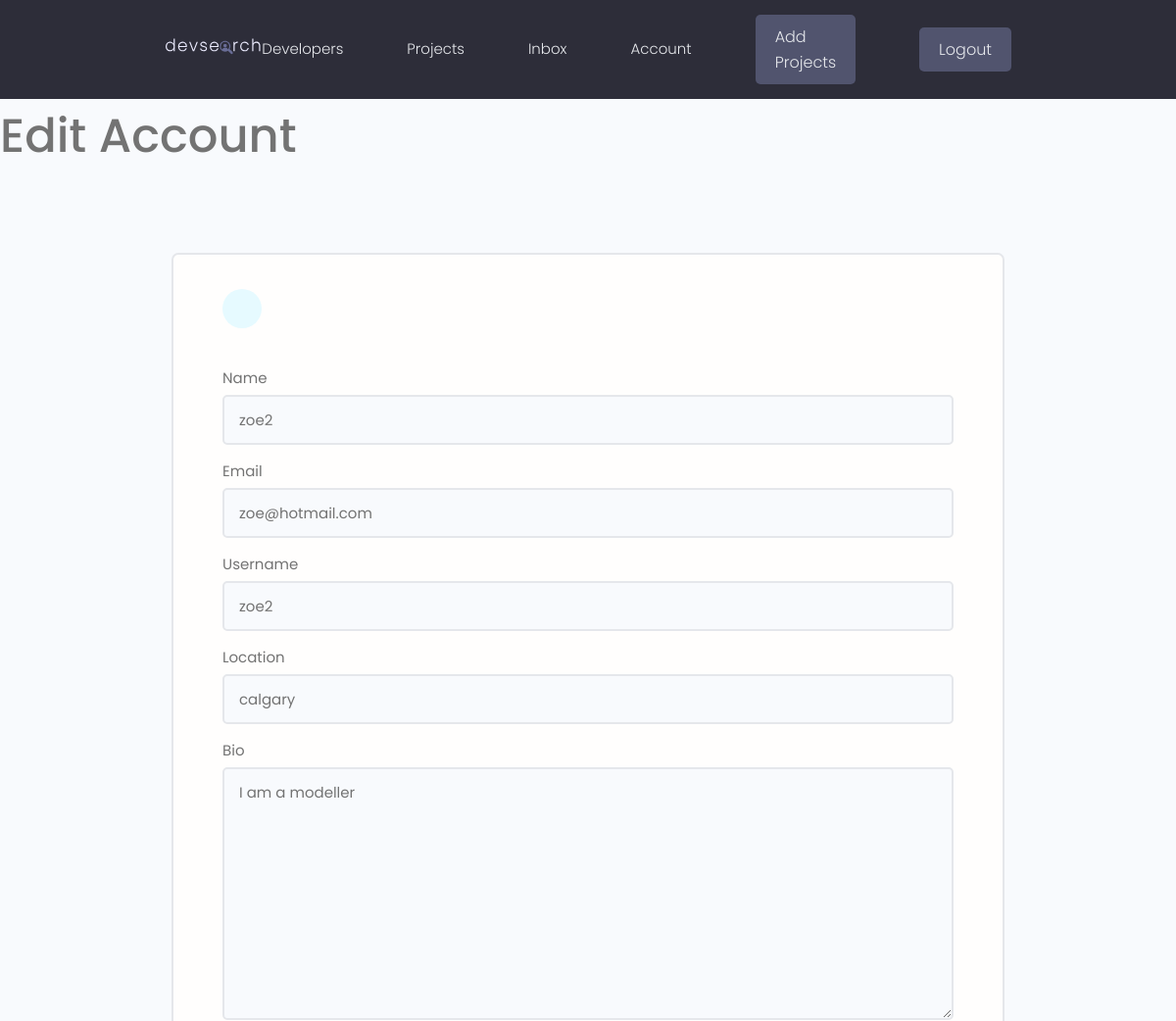
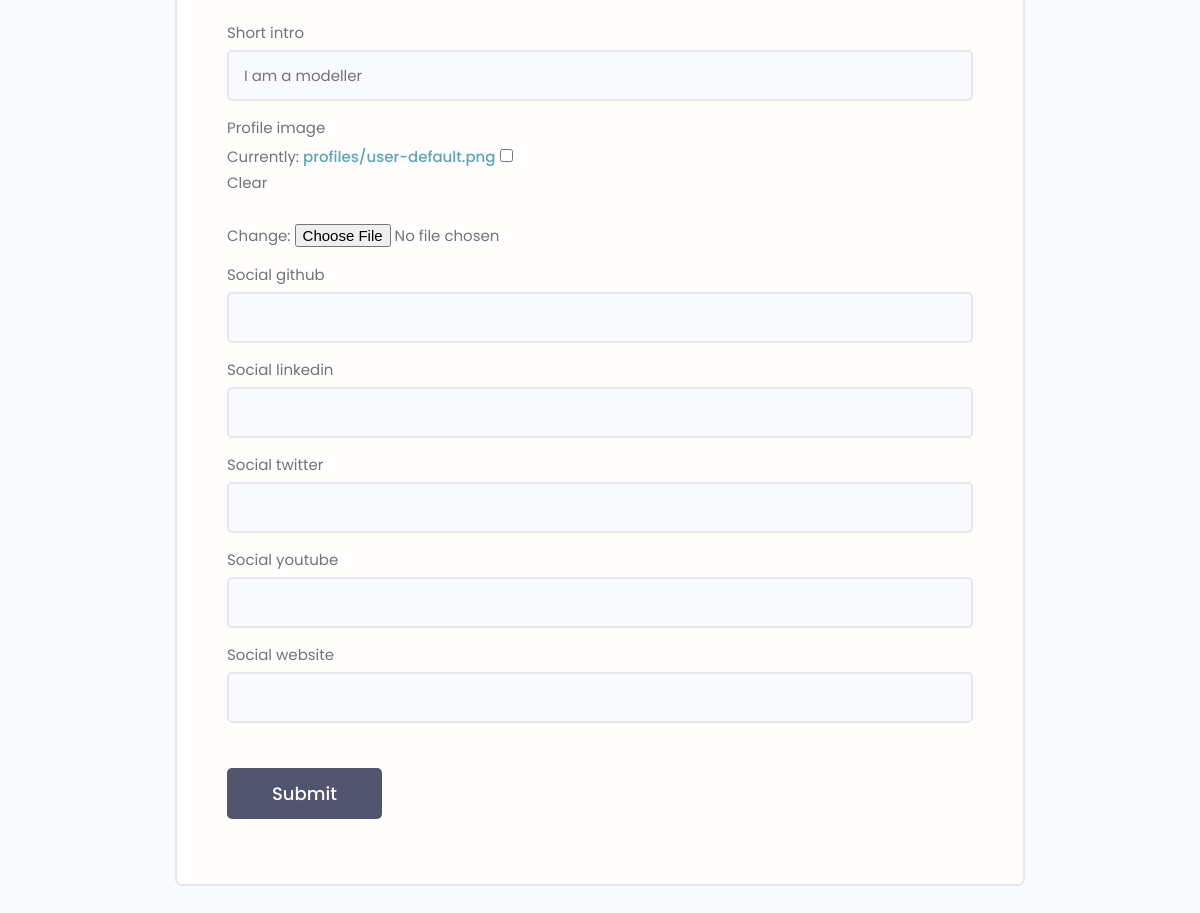
The app's page /edit-account (signed in) with its own data (2 pictures, top to bottom).
### users/models.py (models this page shows, shortened)
class Profile(models.Model):
    user = models.OneToOneField(
        User, on_delete=models.CASCADE, null=True, blank=True)
    name = models.CharField(max_length=200, blank=True, null=True)
    email = models.EmailField(max_length=500, blank=True, null=True)
    username = models.CharField(max_length=200, blank=True, null=True)
    location = models.CharField(max_length=200, blank=True, null=True)
    short_intro = models.CharField(max_length=200, blank=True, null=True)
    bio = models.TextField(blank=True, null=True)
    profile_image = models.ImageField(
        null=True, blank=True, upload_to='profiles/', default="profiles/user-default.png")
    social_github = models.CharField(max_length=200, blank=True, null=True)
    social_twitter = models.CharField(max_length=200, blank=True, null=True)
    social_linkedin = models.CharField(max_length=200, blank=True, null=True)
    social_youtube = models.CharField(max_length=200, blank=True, null=True)
    social_website = models.CharField(max_length=200, blank=True, null=True)
    created = models.DateTimeField(auto_now_add=True)
    id = models.UUIDField(default=uuid.uuid4, unique=True,
                          primary_key=True, editable=False)

### users/views.py (the view)
# urls.py: path('edit-account', views.editAccount, name="edit-account"),
@login_required(login_url='login')
def editAccount(request):
    profile = request.user.profile
    form = ProfileForm(instance=profile)
    if request.method == 'POST':
        form = ProfileForm(request.POST, request.FILES, instance=profile)
        if form.is_valid():
            form.save()
            return redirect('account')
    context = {'form': form}
    return render(request, 'users/profile_form.html', context)

### users/form.py
class ProfileForm(ModelForm):
    class Meta:
        model = Profile
        fields = ['name', 'email', 'username', 'location',
                  'bio', 'short_intro', 'profile_image',
                  'social_github', 'social_linkedin', 'social_twitter',
                  'social_youtube', 'social_website', ]
    def __init__(self, *args, **kwargs):
        super(ProfileForm, self).__init__(*args, **kwargs)
        for name, field in self.fields.items():
            field.widget.attrs.update(
                {'class': 'input'},
            )

### users/templates/users/profile_form.html (shortened to what this page needs)
{% extends 'main.html' %}
{% block content %}
<h1>Edit Account</h1>
<main class="formPage my-xl">
    <div class="content-box">
        <div class="formWrapper">
            <a class="backButton" href="{% url 'account' %}"></a>
            <br>
            <form class="form" method="POST" action="{% url 'edit-account' %}", enctype="multipart/form-data">
                {%for field in form %}
                <div class="form__field">
                    <label for="formInput#text">{{field.label}} </label>
                    {{field}}
                </div>
                {% endfor %}
                <input class="btn btn--sub btn--lg  my-md" type="submit" value="Submit" />
            </form>
        </div>
    </div>
</main>
{% endblock content %}

### static/styles/app.css (style rules this page uses)
:root { --color-sub: #2d2d39; }
.btn--sub { background-color: var(--color-sub-light); }
.content-box { width: 95%; max-width: 85rem; margin: 0 auto; }
.backButton { background: var(--color-main-light); color: var(--color-main); width: 4rem; height: 4rem; display: flex; align-items: center; justify-content: center; border-radius: 50%; }
.formPage .formWrapper { list-style: none; background: var(--color-white); padding: 3.5rem 5rem; border: 2px solid var(--color-light); border-radius: 0.7rem; }

### static/uikit/styles/modules/_variables.css (style rules this page uses)
:root { --color-main: #5aa5b9; --color-main-light: #e6faff; --color-sub: #3f4156; --color-sub-light: #51546e; --color-sub-lighter: #ededfd; --color-text: #737373; --color-gray: #8b8b8b; --color-light: #e5e7eb; --color-light-gray: #767676; --color-bg: #f8fafd; --color-white: #fffefd; --color-white-light: #f3f3f3; --color-success: #359e64; --color-success-bg: #def8e8; --color-error: #fc4b0b; --color-error-bg: #fff2ee; --font-base: 'Poppins', arial, helvetica, 'Segoe UI', roboto, ubuntu, sans-serif; --font-monospace: 'Fira Code', 'Courier New', courier, monospace; --font-regular: 300; --font-medium: 500; --font-bold: 700; --generic-shadow: 1px 1px 5px #00000010; --generic-transition: all 0.3s ease-in-out; }

### static/uikit/styles/modules/_base.css (style rules this page uses)
* { margin: 0; padding: 0; box-sizing: border-box; text-rendering: optimizeLegibility; color: inherit; font-size: inherit; }
html { font-size: 50%; }
@media only screen and (min-width: 480px) { html { font-size: 56.25%; } }
@media only screen and (min-width: 1200px) { html { font-size: 62.5%; } }
body { line-height: 1.6; font-weight: 400; font-size: 1.5rem; color: var(--color-text); background-color: var(--color-bg); min-height: 100vh; }

### static/uikit/styles/modules/_typography.css (style rules this page uses)
* { font-family: var(--font-base); }
h1 { font-size: 4.8rem; font-weight: var(--font-medium); }
a { padding-bottom: 2px; text-decoration: none; display: inline-block; color: var(--color-main); font-weight: var(--font-medium); }

### static/uikit/styles/modules/_utilities.css (style rules this page uses)
.my-md { margin: 3rem auto; }
.my-xl { margin: 8rem auto; }

### static/uikit/styles/modules/_button.css (style rules this page uses)
.btn { display: inline-block; position: relative; cursor: pointer; background-color: var(--color-light); font-weight: var(--font-medium); color: var(--color-sub); text-decoration: none; padding: 1rem 2rem; border-radius: 0.5rem; border: none; width: -webkit-fit-content; width: -moz-fit-content; width: fit-content; height: -webkit-fit-content; height: -moz-fit-content; height: fit-content; font-size: 1.6rem; outline-width: 0; outline-color: transparent; -webkit-backface-visibility: hidden; backface-visibility: hidden; transition: all 0.3s ease-in-out; }
.btn--sub { background-color: var(--color-sub); color: var(--color-white); }
.btn--lg { font-size: 1.8rem; padding: 1.2rem 4.5rem; }

### static/uikit/styles/modules/_form.css (style rules this page uses)
.form { display: block; }
.form__field { margin-top: 1.5rem; margin-bottom: 1.5rem; }
.form__label, .form__field > label { display: block; margin-bottom: 0.5rem; color: var(--color-text); }
input.input[type='text'], input.input[type='email'], input.input[type='password'], input.input[type='number'], textarea.input { min-width: 24rem; width: 100%; padding: 1.2rem 1.5rem; border-radius: 0.5rem; border: 2px solid var(--color-light); transition: all 0.3s ease-in-out; background-color: var(--color-bg); }

### records on screen
Profile: form "zoe2" "zoe@hotmail.com" "zoe2" "calgary" "I am a modeller" "I am a modeller"

### other values on screen
{{ field.label }} "Name" "Email" "Username" "Location" "Bio" "Short intro" "Profile image" "Social github" "Social linkedin" "Social twitter" "Social youtube" "Social website"
